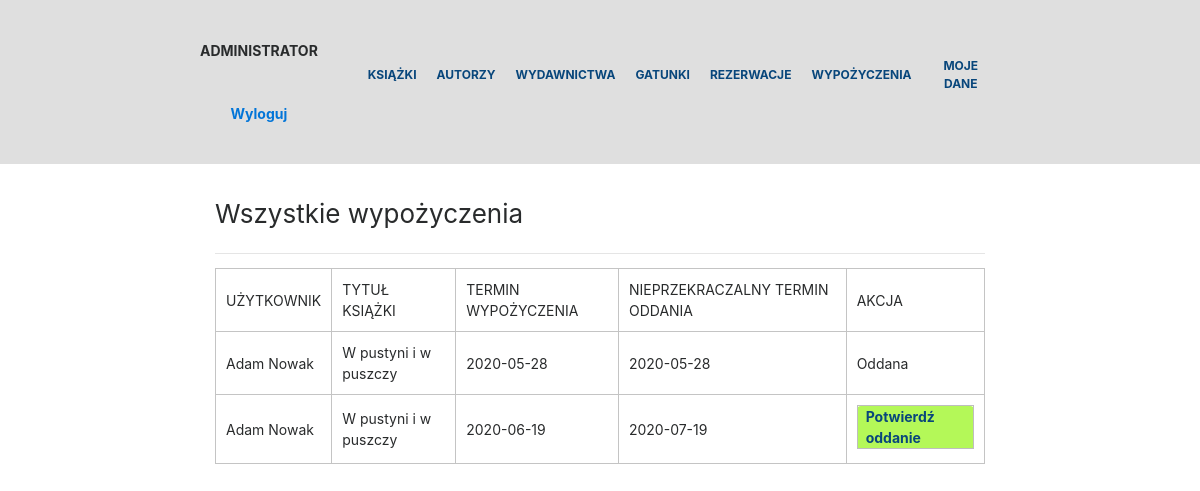
/administrator/wypozyczenia.php, run on the app's committed database.
### tables this page shows
CREATE TABLE `wypozyczenie` (
  `id_wypozyczenia` int(11) NOT NULL,
  `id_uzytkownika` int(11) NOT NULL,
  `id_ksiazki` int(11) NOT NULL,
  `data_wypozyczenia` date NOT NULL,
  `data_oddania` date NOT NULL,
  `czy_oddana` varchar(3) NOT NULL
);

CREATE TABLE `uzytkownicy` (
  `id_uzytkownika` int(11) NOT NULL,
  `imie` text NOT NULL,
  `nazwisko` text NOT NULL,
  `data_ur` date NOT NULL,
  `email` text NOT NULL,
  `login` text NOT NULL,
  `haslo` text NOT NULL,
  `telefon` int(11) NOT NULL,
  `id_roli` int(11) NOT NULL
);

CREATE TABLE `ksiazka` (
  `id_ksiazki` int(11) NOT NULL,
  `tytul` text NOT NULL,
  `id_autora` int(11) NOT NULL,
  `id_gatunku` int(11) NOT NULL,
  `id_wydawnictwa` int(11) NOT NULL,
  `ilosc_egz` int(11) NOT NULL,
  `ilosc_dost_egz` int(11) NOT NULL
);

### administrator/wypozyczenia.php (the view, shortened to what this page needs)
<?php
require_once('../connect.php');
?>
<!DOCTYPE html>
<html lang="pl_PL">
  <head>
     <link rel="stylesheet" href="../css/style.css">
      <link rel="stylesheet" href="../css/bootstrap.css">
  </head>
  <body>
    <?php
        $connection = mysqli_connect($host, $db_user, $db_password, $db_name);
        mysqli_select_db($connection, "biblioteka");
    ?>
    <div class="dis-flex nav-bar">
      <div>
        <?php
          echo '<div class="user_role">';
            echo "<b>ADMINISTRATOR</b><br/><br/>";
            echo '<br/><b><a href="../logout.php">Wyloguj</a></b>';
          echo '</div>';
        ?>
      </div>
      <div>
        <?php include_once('menu.php'); ?>
      </div>
    </div>
    <div class="content">
      <div class="col-md-12" style="padding-top: 30px;">
        <div class="tytul_podstrony">Wszystkie wypożyczenia</div>
        <hr/>
        <?php
          $datas = date('d-m-Y');
          $data = date("Y-m-d", strtotime($datas));
          $sql1 = "SELECT * FROM wypozyczenie";
          if ($rezultat1 = $connection -> query($sql1)) {
            $ilosc = $rezultat1 -> num_rows;
            if ($ilosc == 0) {
                echo "Brak wypożyczeń.";
            }
            else {
              echo "<table>";
              echo "<tr>";
              echo "<td>UŻYTKOWNIK</td>";
              echo "<td>TYTUŁ KSIĄŻKI</td>";
              echo "<td>TERMIN WYPOŻYCZENIA</td>";
              echo "<td>NIEPRZEKRACZALNY TERMIN ODDANIA</td>";
              echo "<td>AKCJA</td>";
              echo "</tr>";
              while($row1 = mysqli_fetch_row($rezultat1)) {
                echo "<tr>";
                extract($row1);
                $idek = $row1[0];
                $iduz = $row1[1];
                $idks = $row1[2];
                $sql2 = "SELECT * FROM uzytkownicy WHERE id_uzytkownika=$iduz";
                $rezultat2 = $connection -> query($sql2);
                $row2 = mysqli_fetch_row($rezultat2);
                $sql3 = "SELECT * FROM ksiazka WHERE id_ksiazki=$idks";
                $rezultat3 = $connection -> query($sql3);
                $row3 = mysqli_fetch_row($rezultat3);
                echo "<td>".$row2[1]." ".$row2[2]."</td>";
                echo "<td>".$row3[1]."</td>";
                echo "<td>".$row1[3]."</td>";
                echo "<td>".$row1[4]."</td>";
                $termin = $row1[4];
                if ($termin > $data) {
                  echo "<td><a href='potwierdz-oddanie.php?id=$idek&id_ksiazki=$idks'><div class='dodajakt'>Potwierdź oddanie</div></a></td>";
                }
                else {
                  echo "<td>Oddana</td>";
                }
                echo "</tr>";
              }
              echo "</table>";
            }
          }
        ?>
      </div>
    </div>
  </body>
</html>

### css/style.css (style rules this page uses)
html { font-family: sans-serif; line-height: 1.15; -ms-text-size-adjust: 100%; -webkit-text-size-adjust: 100%; font-size: 14px; }
body { margin: 0; }
body { font-family: -apple-system, system-ui, BlinkMacSystemFont, "Segoe UI", Roboto, "Helvetica Neue", Arial, sans-serif; font-size: 1rem; font-weight: normal; line-height: 1.5; color: #292b2c; background-color: #fff; }
a { color: #0275d8; text-decoration: none; }
.user_role { width: 100%; text-align: center; }
.tytul_podstrony { font-size: 26px; float: left; height: 45px; padding-right: 40px; }
.dodajakt { font-weight: bold; color: #08467b; display:table-cell; vertical-align: middle; height: 30px; -khtml-border-radius: 4px; border-radius: 4px; border: 1px solid #bebebe; padding-left: 8px; padding-right: 8px; background: #b4f858; }
td { border: 1px solid #c4c4c4; padding: 10px; }
.dis-flex { display: flex; align-items: center; justify-content: center; }
.nav-bar { background: rgb(223, 223, 223); padding: 40px 200px 40px 200px; }
.content { padding-left: 200px; padding-right: 200px; }

### data on the page
wypozyczenie: id_uzytkownika.imie "Adam", id_uzytkownika.nazwisko "Nowak", id_ksiazki.tytul "W pustyni i w puszczy", data_wypozyczenia "2020-05-28", data_oddania "2020-05-28", shows "Oddana"
wypozyczenie: id_uzytkownika.imie "Adam", id_uzytkownika.nazwisko "Nowak", id_ksiazki.tytul "W pustyni i w puszczy", data_wypozyczenia "2020-06-19", data_oddania "2020-07-19"
